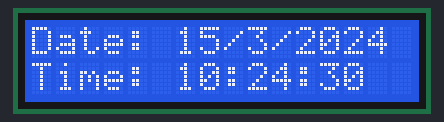
Simulated run of this sketch. Board: Arduino Uno, built with avr-gcc and run on an emulated ATmega328P. Shown: 16×2 character LCD. The local clock reads 2024-03-15 10:24:30 at power-on unless the sketch sets it.

Above: at 0.2 s.
At 4.3 s:
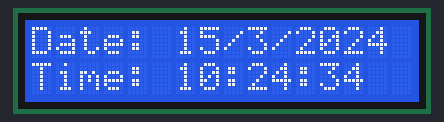
At 9.5 s:
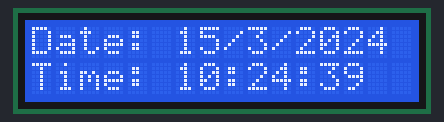
At 18.8 s:
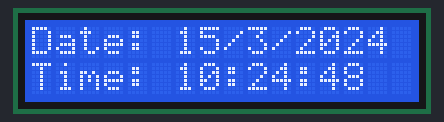
At 28.0 s:
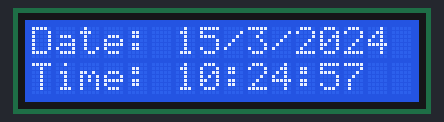
At 38.4 s:
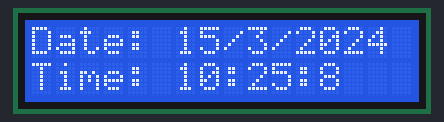

The sketch:

real_time.ino
```cpp
#include <LiquidCrystal_I2C.h>
#include <ThreeWire.h>
#include <RtcDS1302.h>

LiquidCrystal_I2C lcd(0x27, 16, 2);
ThreeWire myWire(7, 6, 8);
RtcDS1302<ThreeWire> Rtc(myWire);

void setup () {
  lcd.init();
  lcd.backlight();
  lcd.clear();

  Rtc.Begin();

  //RtcDateTime currentTime = RtcDateTime(__DATE__ , __TIME__);
  //Rtc.SetDateTime(currentTime);
}

void loop() {
  RtcDateTime now = Rtc.GetDateTime();
  lcd.clear();

  // Display Date
  lcd.setCursor(0, 0);
  lcd.print("Date: ");
  lcd.print(now.Day());
  lcd.print("/");
  lcd.print(now.Month());
  lcd.print("/");
  lcd.print(now.Year());

  // Display Time
  lcd.setCursor(0, 1);
  lcd.print("Time: ");
  lcd.print(now.Hour());
  lcd.print(":");
  lcd.print(now.Minute());
  lcd.print(":");
  lcd.print(now.Second());

  delay(1000);
}
```

Measured:
- what the display in image 1 shows lasts 1.1 s, from 4.2 s to 5.3 s
